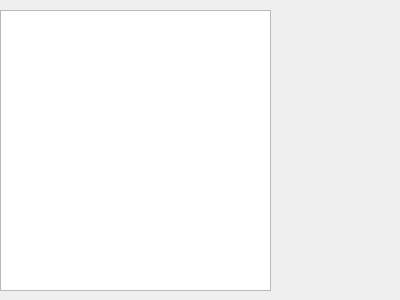
<?xml version="1.0" encoding="UTF-8"?>
<ui version="4.0">
 <class>Widget</class>
 <widget class="QWidget" name="Widget">
  <property name="geometry">
   <rect>
    <x>0</x>
    <y>0</y>
    <width>400</width>
    <height>300</height>
   </rect>
  </property>
  <property name="windowTitle">
   <string>Widget</string>
  </property>
  <widget class="QTableWidget" name="tableWidget">
   <property name="geometry">
    <rect>
     <x>0</x>
     <y>10</y>
     <width>271</width>
     <height>281</height>
    </rect>
   </property>
  </widget>
 </widget>
 <layoutdefault spacing="6" margin="11"/>
 <resources/>
 <connections/>
</ui>
